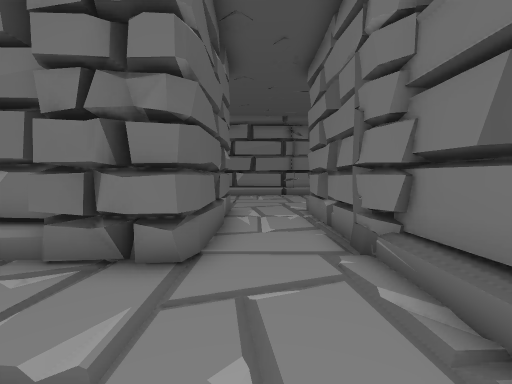
View 1 (above)

20 first-person views from a walk through a 3-D level made in the Unity game engine. The camera is 1.4 m above the floor, tilts 4° down and sees 90° across. The floor is counted in squares, 1 m on a side. Each view is taken from the middle of a square. On the plan, view 1 faces up. The plan holds only what a view shows up to about 13 squares ahead; the rest is blank. The place goes on beyond the plan. The player is left out.

View 2
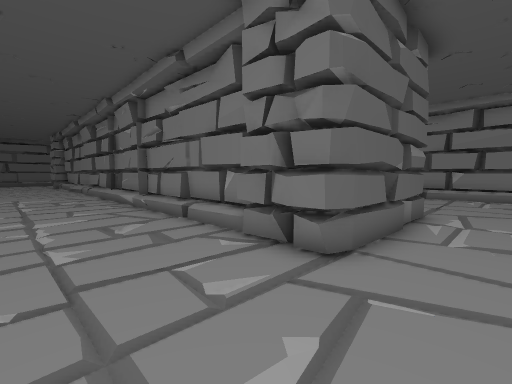

View 3
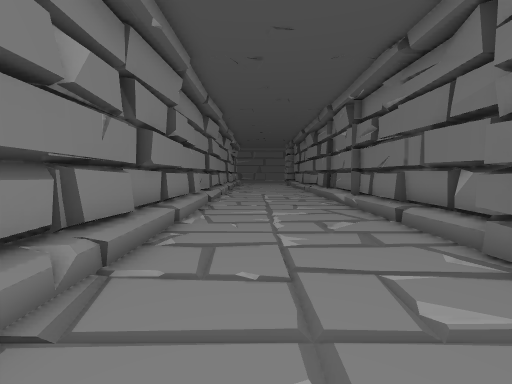

View 4
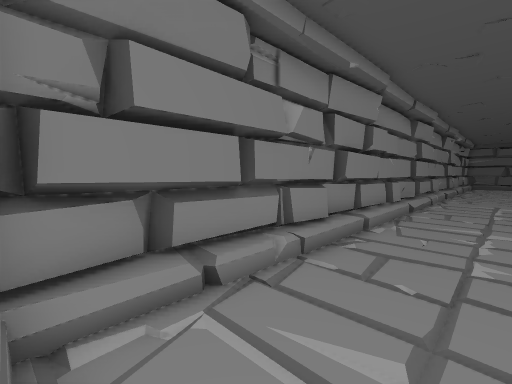

View 5
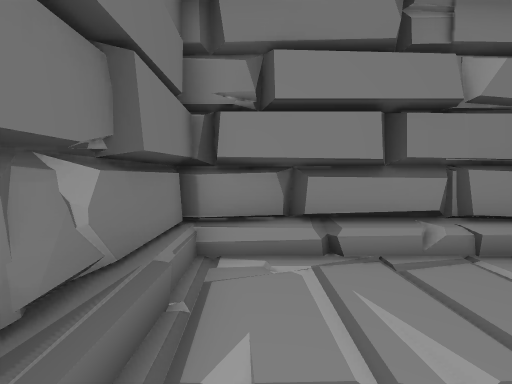

View 6
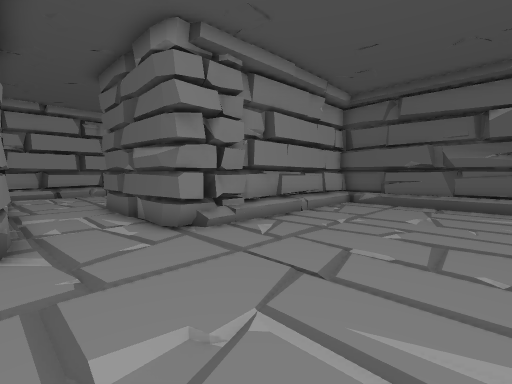

View 7
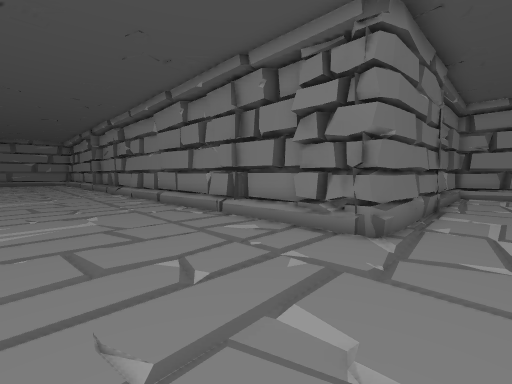

View 8
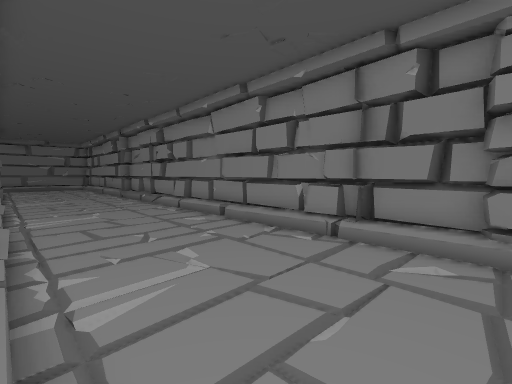

View 9
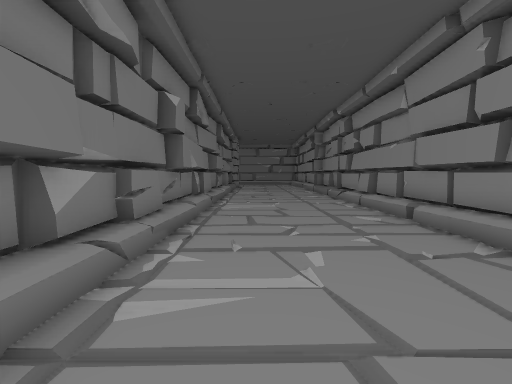

View 10
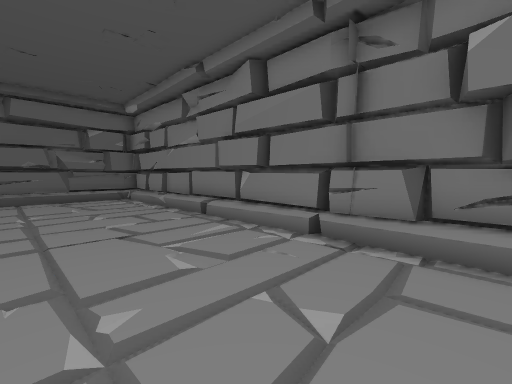

View 11
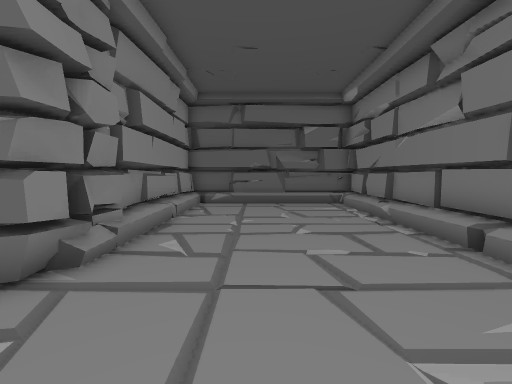

View 12
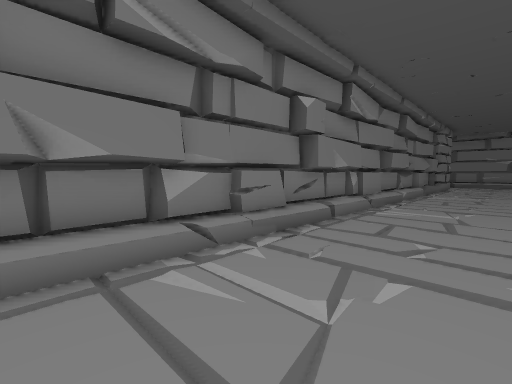

View 13
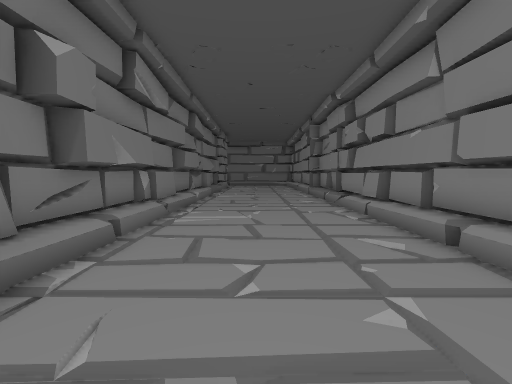

View 14
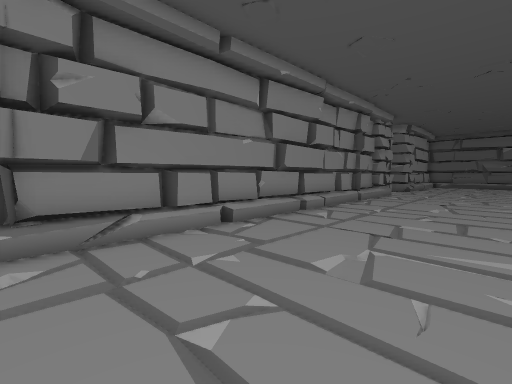

View 15
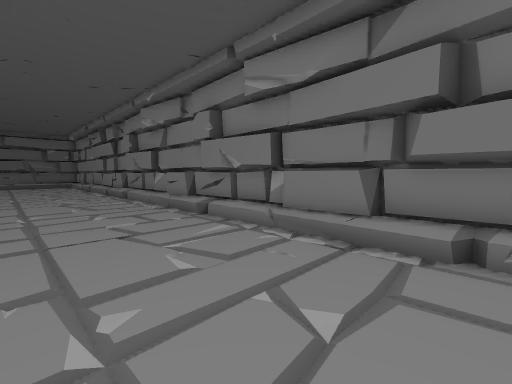

View 16
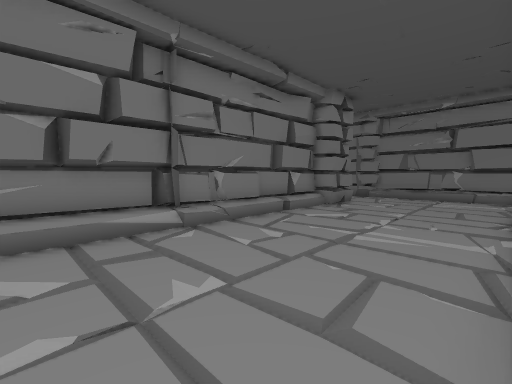

View 17
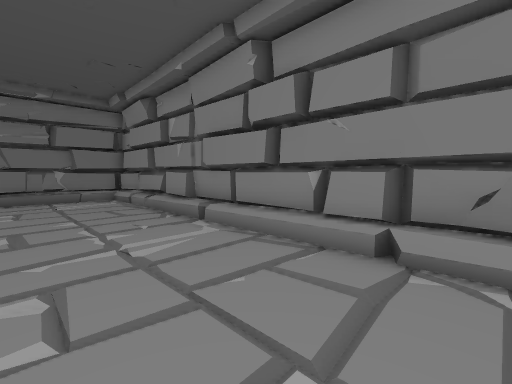

View 18
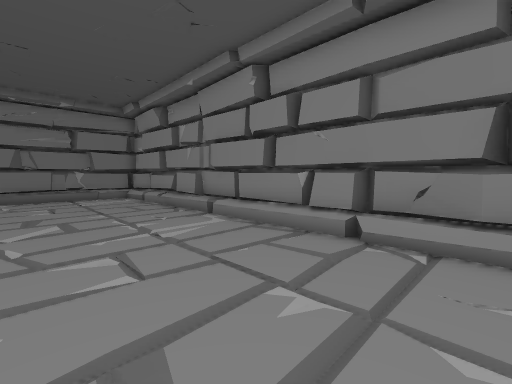

View 19
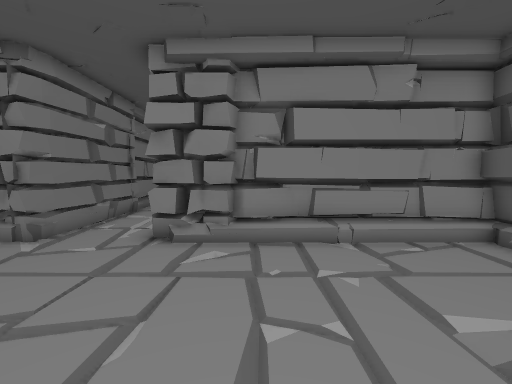

View 20
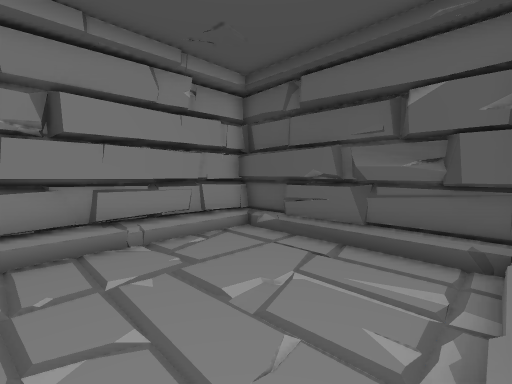

### Floor plan
Key: @ floor where view 1 was taken; # wall or solid block; . floor; / step, stairs or slope; = window, fence, low wall or low ledge; O other object.
Columns run from 14 left of view 1 to 21 right of it. Each row starts with its distance up from view 1.
 18     ################################
 17    ###=////////////####////####///##
 16    #................................
 15    #................................
 14    #................................
 13    ##...............................
 12    ##...............................
 11     #...............................
 10    ########OOO..OOO#################
  9    #  #####  O..O O####
  8              O..O
  7              O..O
  6              O..O
  5 ############ O..#
  4 ///////////OOO..OO
  3 ................##
  2 ................##
  1 ................/#
  0 ..............@.##
 -1 ................##
 -2 ................##
 -3 ##################

Positions as (right, up) in squares from view 1, and headings:
1: (0, 0), facing up
2: (1, 0), facing up-left
3: (1, 0), facing left
4: (2, 1), facing down-left
5: (1, 2), facing down
6: (2, 16), facing down-left
7: (0, 16), facing down-right
8: (4, 17), facing down-right
9: (5, 15), facing right
10: (5, 12), facing up-left
11: (2, 13), facing left
12: (6, 13), facing up-right
13: (8, 14), facing right
14: (21, 16), facing down-left
15: (21, 12), facing up-left
16: (-14, -2), facing up-right
17: (-13, 2), facing down-right
18: (-14, 3), facing down-right
19: (-4, 17), facing down
20: (-4, 17), facing down-left
